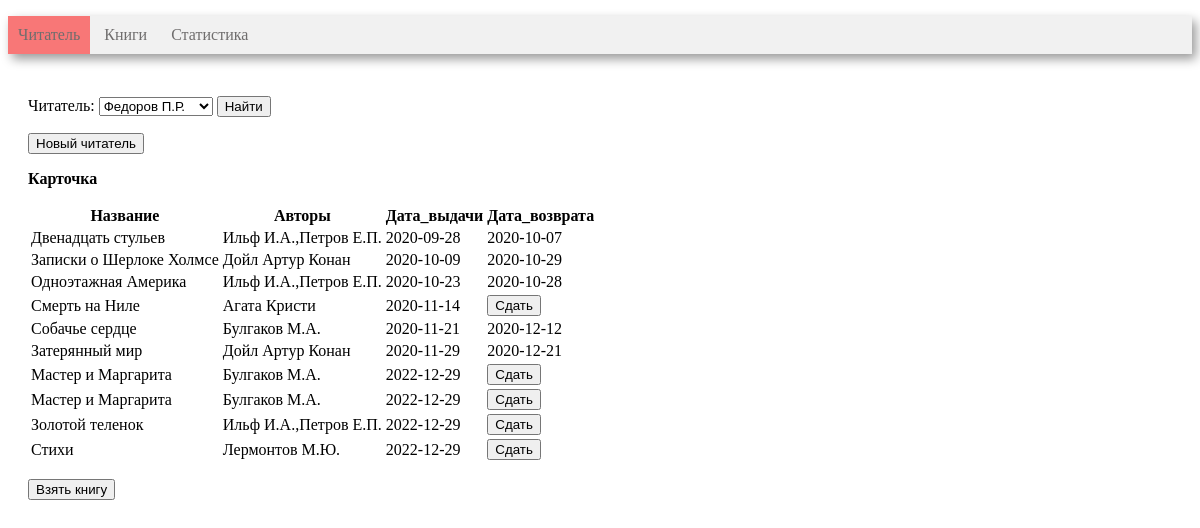
The page / on the database its author committed.
### tables this page shows
CREATE TABLE reader (
       reader_id INTEGER PRIMARY KEY AUTOINCREMENT,
	   reader_name VARCHAR(30)
);

CREATE TABLE book (
      book_id INTEGER PRIMARY KEY AUTOINCREMENT, 
	  title VARCHAR(80),
      genre_id int, 
      publisher_id INT,
      year_publication INT,
      available_numbers INT, 
      FOREIGN KEY (genre_id)  REFERENCES genre (genre_id) ON DELETE CASCADE,
      FOREIGN KEY (publisher_id)  REFERENCES publisher (publisher_id) ON DELETE CASCADE
);

CREATE TABLE book_reader (
      book_reader_id INTEGER PRIMARY KEY AUTOINCREMENT, 
      book_id int, 
      reader_id INT,
	  borrow_date DATE, 
	  return_date DATE,
      FOREIGN KEY (book_id)  REFERENCES book (book_id) ON DELETE CASCADE,
      FOREIGN KEY (reader_id)  REFERENCES reader (reader_id) ON DELETE CASCADE
);

### controllers/index.py (the view)
@app.route('/', methods=['get'])
def index():
    conn = get_db_connection()
    if request.values.get('reader'):
        reader_id = int(request.values.get('reader'))
        session['reader_id'] = reader_id
    elif request.values.get('submitNewReader'):
        html=render_template('new_reader.html')
        return html
    elif request.values.get('newReaderFio'):
        r_id=get_new_reader(conn, request.values.get('newReaderFio'))
        print(r_id)
        session['reader_id'] = int(r_id)
    elif request.values.get('return'):
        reader_book_id = int(request.values.get('return'))
        print(reader_book_id)
        return_book(conn, reader_book_id)
    elif request.values.get('book'):
        book_id = int(request.values.get('book'))
        borrow_book(conn, book_id, session['reader_id'])
    elif request.values.get('noselect'):
        a = 1
    else:
        session['reader_id']= 3
    df_reader = get_reader(conn)
    df_book_reader = get_book_reader(conn, session['reader_id'])
    html = render_template(
        'index.html',
        reader_id = session['reader_id'],
        combo_box = df_reader,
        book_reader = df_book_reader,
        len = len
    )
    return html

### models/index_model.py (called while the page is built)
def get_reader(conn):
    return pandas.read_sql(
    '''
    SELECT * FROM reader
    ''', conn)

def get_book_reader(conn, reader_id):
    return pandas.read_sql('''
    WITH get_authors( book_id, authors_name)
    AS(
    SELECT book_id, GROUP_CONCAT(author_name)
    FROM author JOIN book_author USING(author_id)
    GROUP BY book_id
    )
    SELECT title AS Название, authors_name AS Авторы,
    borrow_date AS Дата_выдачи, return_date AS Дата_возврата,
    book_reader_id
    FROM
    reader
    JOIN book_reader USING(reader_id)
    JOIN book USING(book_id)
    JOIN get_authors USING(book_id)
    WHERE reader.reader_id = :id
    ORDER BY 3
    ''', conn, params={"id": reader_id})
    return cur.lastrowid

### utils.py (called while the page is built)
def get_db_connection():
    return sqlite3.connect('C:\\Users\\rusbe\\Desktop\\University-Projects\\web-programming\\lab7\\library.sqlite')

### templates/index.html (shortened to what this page needs)
<!DOCTYPE HTML>
<html lang="ru">
<head>
    <link rel="stylesheet" type="text/css" href="/static/CSS/style.css"/>
    {% macro render_readers(combo_box, reader_id, len) %}
        <select name="reader" required>
            {% set n = len(combo_box) %}
            {% for i in range(n) %}
                {% set id_r = combo_box.loc[i, "reader_id"] %}
                {% if id_r == reader_id %}
                    <option selected value={{ id_r }}>
                        {% else %}
                    <option value={{ id_r }}>
                {% endif %}
            {{ combo_box.loc[i, "reader_name"] }}
            </option>
            {% endfor %}
        </select>
    {% endmacro %}
    {% macro render_table(table_name, relation, id) %}
    <p>
        <b>{{ table_name }} </b>
    </p>
    <table>
        <tr>
            {% for name in relation.dtypes.index %}
            {% if name != id %}
            <th>{{ name }}</th>
            {% endif %}
            {% endfor %}
        </tr>
        <tbody>
        {% for i in range(len(relation)) %}
        <tr>
            {% for name in relation.dtypes.index %}
            {% if name != id %}
            <td>
                {% if relation.loc[i, name] == None %}
                <form action='' method="get">
                    <input type="submit" value="Сдать">
                </form>
                {% else %}
                {{ relation.loc[i, name] }}
                {% endif %}
            </td>
            {% endif %}
            {% endfor %}
        </tr>
        {% endfor %}
        </tbody>
    </table>
    {% endmacro %}
</head>
<body>
<div class=menu>
    <ul>
        <li class=active><a href={{ url_for("index") }}>Читатель</a></li>
        <li><a href={{ url_for("search_book") }}>Книги</a></li>
        <li><a href={{ url_for("index") }}>Статистика</a></li>
    </ul>
</div>
<div class=block>
    <p>
    <form action='' method="get">
        Читатель:
        {{ render_readers(combo_box, reader_id, len) }}
        <input type="submit" value="Найти">
    </form>
    </p>
    <form action="{{ url_for('index') }}" method="get">
        <input type="submit" name="submitNewReader" value="Новый читатель">
    </form>
    {{ render_table("Карточка",book_reader, "book_reader_id") }}
    <form action={{ url_for('search_book') }} method="get">
        <input type="submit" value="Взять книгу">
    </form>
</div>
</body>
</html>

### static/css/style.css (style rules this page uses)
.menu { background-color: #f1f1f1; box-shadow: 4px 5px 10px rgba(0, 0, 0, 0.4); width: 100%; }
.menu li { display: inline-block; vertical-align: top; padding: 10px; color: #6f6d6d; }
.menu a { text-decoration: none; color: #6f6d6d; }
.menu ul { padding: 0px; }
.active { background-color: #f87777; color: #f8f8f8; }
.block { padding: 10px 20px; }

### rows shown on the page
reader: reader "Федоров П.Р."
book: title "Двенадцать стульев"
book_reader: borrow_date "2020-09-28" "2020-10-07"
book: title "Записки о Шерлоке Холмсе"
book_reader: borrow_date "2020-10-09" "2020-10-29"
book: title "Одноэтажная Америка"
book_reader: borrow_date "2020-10-23" "2020-10-28"
book: title "Смерть на Ниле"
book_reader: borrow_date "2020-11-14"
book: title "Собачье сердце"
book_reader: borrow_date "2020-11-21" "2020-12-12"
book: title "Затерянный мир"
book_reader: borrow_date "2020-11-29" "2020-12-21"
book: title "Мастер и Маргарита" "Мастер и Маргарита"
book_reader: borrow_date "2022-12-29"
book_reader: borrow_date "2022-12-29"
book: title "Золотой теленок"
book_reader: borrow_date "2022-12-29"
book: title "Стихи"
book_reader: borrow_date "2022-12-29"

### other values the page prints
{{ table_name }} "Карточка"
{{ name }} "Название" "Авторы" "Дата_выдачи" "Дата_возврата"
{{ relation.loc[i, name] }} "Ильф И.А.,Петров Е.П." "Дойл Артур Конан" "Ильф И.А.,Петров Е.П." "Агата Кристи" "Булгаков М.А." "Дойл Артур Конан" "Булгаков М.А." "Булгаков М.А." "Ильф И.А.,Петров Е.П." "Лермонтов М.Ю."
